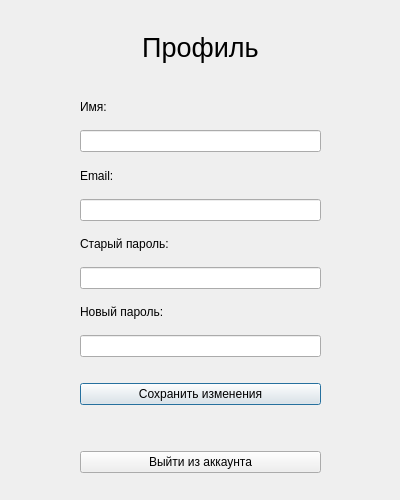
<?xml version="1.0" encoding="UTF-8"?>
<ui version="4.0">
 <class>AccountDialog</class>
 <widget class="QDialog" name="AccountDialog">
  <property name="geometry">
   <rect>
    <x>0</x>
    <y>0</y>
    <width>400</width>
    <height>500</height>
   </rect>
  </property>
  <property name="sizePolicy">
   <sizepolicy hsizetype="Fixed" vsizetype="Fixed">
    <horstretch>0</horstretch>
    <verstretch>0</verstretch>
   </sizepolicy>
  </property>
  <property name="minimumSize">
   <size>
    <width>400</width>
    <height>500</height>
   </size>
  </property>
  <property name="maximumSize">
   <size>
    <width>400</width>
    <height>500</height>
   </size>
  </property>
  <property name="windowTitle">
   <string>Аккаунт</string>
  </property>
  <widget class="QWidget" name="layoutWidget">
   <property name="geometry">
    <rect>
     <x>80</x>
     <y>30</y>
     <width>241</width>
     <height>443</height>
    </rect>
   </property>
   <layout class="QVBoxLayout" name="verticalLayout">
    <item>
     <widget class="QLabel" name="label">
      <property name="font">
       <font>
        <pointsize>20</pointsize>
       </font>
      </property>
      <property name="text">
       <string>Профиль</string>
      </property>
      <property name="alignment">
       <set>Qt::AlignCenter</set>
      </property>
     </widget>
    </item>
    <item>
     <spacer name="horizontalSpacer_2">
      <property name="orientation">
       <enum>Qt::Horizontal</enum>
      </property>
      <property name="sizeHint" stdset="0">
       <size>
        <width>40</width>
        <height>20</height>
       </size>
      </property>
     </spacer>
    </item>
    <item>
     <widget class="QLabel" name="label_2">
      <property name="text">
       <string>Имя:</string>
      </property>
     </widget>
    </item>
    <item>
     <widget class="QLineEdit" name="nameLineEdit"/>
    </item>
    <item>
     <widget class="QLabel" name="label_3">
      <property name="text">
       <string>Email:</string>
      </property>
     </widget>
    </item>
    <item>
     <widget class="QLineEdit" name="emailLineEdit"/>
    </item>
    <item>
     <widget class="QLabel" name="label_4">
      <property name="text">
       <string>Старый пароль:</string>
      </property>
     </widget>
    </item>
    <item>
     <widget class="QLineEdit" name="oldPasswordLineEdit">
      <property name="echoMode">
       <enum>QLineEdit::Password</enum>
      </property>
     </widget>
    </item>
    <item>
     <widget class="QLabel" name="label_5">
      <property name="text">
       <string>Новый пароль:</string>
      </property>
     </widget>
    </item>
    <item>
     <widget class="QLineEdit" name="newPasswordLineEdit">
      <property name="echoMode">
       <enum>QLineEdit::Password</enum>
      </property>
     </widget>
    </item>
    <item>
     <spacer name="horizontalSpacer_4">
      <property name="orientation">
       <enum>Qt::Horizontal</enum>
      </property>
      <property name="sizeHint" stdset="0">
       <size>
        <width>40</width>
        <height>20</height>
       </size>
      </property>
     </spacer>
    </item>
    <item>
     <widget class="QPushButton" name="saveChangesPushButton">
      <property name="text">
       <string>Сохранить изменения</string>
      </property>
     </widget>
    </item>
    <item>
     <spacer name="horizontalSpacer_3">
      <property name="orientation">
       <enum>Qt::Horizontal</enum>
      </property>
      <property name="sizeHint" stdset="0">
       <size>
        <width>40</width>
        <height>20</height>
       </size>
      </property>
     </spacer>
    </item>
    <item>
     <spacer name="horizontalSpacer">
      <property name="orientation">
       <enum>Qt::Horizontal</enum>
      </property>
      <property name="sizeHint" stdset="0">
       <size>
        <width>40</width>
        <height>20</height>
       </size>
      </property>
     </spacer>
    </item>
    <item>
     <widget class="QPushButton" name="logOutPushButton">
      <property name="text">
       <string>Выйти из аккаунта</string>
      </property>
     </widget>
    </item>
   </layout>
  </widget>
 </widget>
 <resources/>
 <connections/>
</ui>
